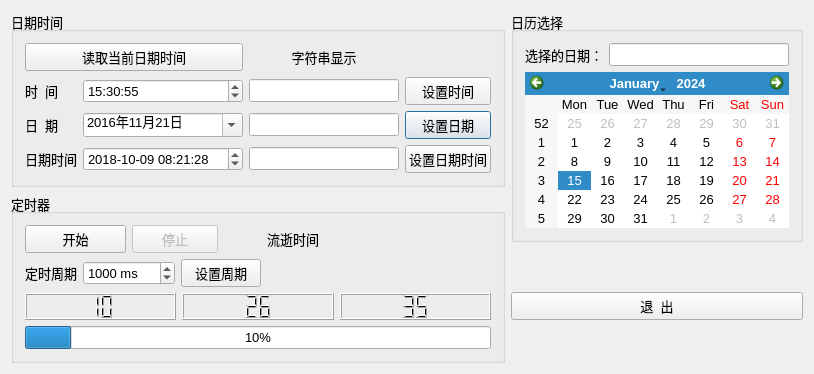
<?xml version="1.0" encoding="UTF-8"?>
<ui version="4.0">
 <class>Dialog</class>
 <widget class="QDialog" name="Dialog">
  <property name="geometry">
   <rect>
    <x>0</x>
    <y>0</y>
    <width>788</width>
    <height>374</height>
   </rect>
  </property>
  <property name="font">
   <font>
    <pointsize>10</pointsize>
   </font>
  </property>
  <property name="windowTitle">
   <string>日期时间，定时器</string>
  </property>
  <layout class="QHBoxLayout" name="horizontalLayout_2">
   <item>
    <layout class="QVBoxLayout" name="verticalLayout_3">
     <item>
      <widget class="QGroupBox" name="groupBox_2">
       <property name="title">
        <string>日期时间</string>
       </property>
       <layout class="QGridLayout" name="gridLayout">
        <item row="2" column="0">
         <widget class="QLabel" name="label_2">
          <property name="text">
           <string>日  期</string>
          </property>
         </widget>
        </item>
        <item row="1" column="1">
         <widget class="QTimeEdit" name="timeEdit">
          <property name="displayFormat">
           <string>HH:mm:ss</string>
          </property>
          <property name="calendarPopup">
           <bool>true</bool>
          </property>
          <property name="time">
           <time>
            <hour>15</hour>
            <minute>30</minute>
            <second>55</second>
           </time>
          </property>
         </widget>
        </item>
        <item row="3" column="0">
         <widget class="QLabel" name="label_3">
          <property name="text">
           <string>日期时间</string>
          </property>
         </widget>
        </item>
        <item row="2" column="4">
         <widget class="QPushButton" name="btnSetDate">
          <property name="text">
           <string>设置日期</string>
          </property>
         </widget>
        </item>
        <item row="3" column="4">
         <widget class="QPushButton" name="btnSetDateTime">
          <property name="text">
           <string>设置日期时间</string>
          </property>
         </widget>
        </item>
        <item row="1" column="0">
         <widget class="QLabel" name="label">
          <property name="text">
           <string>时  间</string>
          </property>
         </widget>
        </item>
        <item row="2" column="1">
         <widget class="QDateEdit" name="dateEdit">
          <property name="currentSection">
           <enum>QDateTimeEdit::YearSection</enum>
          </property>
          <property name="displayFormat">
           <string>yyyy年M月d日</string>
          </property>
          <property name="calendarPopup">
           <bool>true</bool>
          </property>
          <property name="currentSectionIndex">
           <number>0</number>
          </property>
          <property name="date">
           <date>
            <year>2016</year>
            <month>11</month>
            <day>21</day>
           </date>
          </property>
         </widget>
        </item>
        <item row="1" column="4">
         <widget class="QPushButton" name="btnSetTime">
          <property name="text">
           <string>设置时间</string>
          </property>
         </widget>
        </item>
        <item row="1" column="3">
         <widget class="QLineEdit" name="editTime"/>
        </item>
        <item row="2" column="3">
         <widget class="QLineEdit" name="editDate"/>
        </item>
        <item row="0" column="0" colspan="2">
         <widget class="QPushButton" name="btnGetTime">
          <property name="text">
           <string>读取当前日期时间</string>
          </property>
         </widget>
        </item>
        <item row="2" column="2">
         <spacer name="horizontalSpacer_2">
          <property name="orientation">
           <enum>Qt::Horizontal</enum>
          </property>
          <property name="sizeHint" stdset="0">
           <size>
            <width>40</width>
            <height>20</height>
           </size>
          </property>
         </spacer>
        </item>
        <item row="3" column="3">
         <widget class="QLineEdit" name="editDateTime">
          <property name="minimumSize">
           <size>
            <width>150</width>
            <height>0</height>
           </size>
          </property>
         </widget>
        </item>
        <item row="3" column="1">
         <widget class="QDateTimeEdit" name="dateTimeEdit">
          <property name="minimumSize">
           <size>
            <width>160</width>
            <height>0</height>
           </size>
          </property>
          <property name="dateTime">
           <datetime>
            <hour>8</hour>
            <minute>21</minute>
            <second>28</second>
            <year>2018</year>
            <month>10</month>
            <day>9</day>
           </datetime>
          </property>
          <property name="date">
           <date>
            <year>2018</year>
            <month>10</month>
            <day>9</day>
           </date>
          </property>
          <property name="time">
           <time>
            <hour>8</hour>
            <minute>21</minute>
            <second>28</second>
           </time>
          </property>
          <property name="maximumDateTime">
           <datetime>
            <hour>23</hour>
            <minute>59</minute>
            <second>59</second>
            <year>3000</year>
            <month>12</month>
            <day>31</day>
           </datetime>
          </property>
          <property name="minimumDateTime">
           <datetime>
            <hour>0</hour>
            <minute>0</minute>
            <second>0</second>
            <year>1763</year>
            <month>9</month>
            <day>14</day>
           </datetime>
          </property>
          <property name="minimumDate">
           <date>
            <year>1763</year>
            <month>9</month>
            <day>14</day>
           </date>
          </property>
          <property name="currentSection">
           <enum>QDateTimeEdit::YearSection</enum>
          </property>
          <property name="displayFormat">
           <string>yyyy-MM-dd HH:mm:ss</string>
          </property>
          <property name="calendarPopup">
           <bool>false</bool>
          </property>
          <property name="currentSectionIndex">
           <number>0</number>
          </property>
          <property name="timeSpec">
           <enum>Qt::LocalTime</enum>
          </property>
         </widget>
        </item>
        <item row="0" column="3">
         <widget class="QLabel" name="LabDateTime">
          <property name="text">
           <string>字符串显示</string>
          </property>
          <property name="alignment">
           <set>Qt::AlignCenter</set>
          </property>
         </widget>
        </item>
       </layout>
      </widget>
     </item>
     <item>
      <widget class="QGroupBox" name="groupBox">
       <property name="title">
        <string>定时器</string>
       </property>
       <layout class="QVBoxLayout" name="verticalLayout">
        <item>
         <layout class="QGridLayout" name="gridLayout_2">
          <item row="0" column="0" colspan="2">
           <widget class="QPushButton" name="btnStart">
            <property name="text">
             <string>开始</string>
            </property>
           </widget>
          </item>
          <item row="0" column="2" colspan="2">
           <widget class="QPushButton" name="btnStop">
            <property name="enabled">
             <bool>false</bool>
            </property>
            <property name="text">
             <string>停止</string>
            </property>
           </widget>
          </item>
          <item row="1" column="0">
           <widget class="QLabel" name="label_4">
            <property name="text">
             <string>定时周期</string>
            </property>
           </widget>
          </item>
          <item row="1" column="1" colspan="2">
           <widget class="QSpinBox" name="spinBoxIntv">
            <property name="suffix">
             <string> ms</string>
            </property>
            <property name="maximum">
             <number>999999</number>
            </property>
            <property name="value">
             <number>1000</number>
            </property>
           </widget>
          </item>
          <item row="1" column="3" colspan="2">
           <widget class="QPushButton" name="btnSetIntv">
            <property name="text">
             <string>设置周期</string>
            </property>
           </widget>
          </item>
          <item row="1" column="5">
           <spacer name="horizontalSpacer">
            <property name="orientation">
             <enum>Qt::Horizontal</enum>
            </property>
            <property name="sizeHint" stdset="0">
             <size>
              <width>40</width>
              <height>20</height>
             </size>
            </property>
           </spacer>
          </item>
          <item row="0" column="5">
           <widget class="QLabel" name="LabElapsTime">
            <property name="text">
             <string>流逝时间</string>
            </property>
           </widget>
          </item>
         </layout>
        </item>
        <item>
         <layout class="QHBoxLayout" name="horizontalLayout">
          <item>
           <widget class="QLCDNumber" name="LCDHour">
            <property name="smallDecimalPoint">
             <bool>false</bool>
            </property>
            <property name="digitCount">
             <number>2</number>
            </property>
            <property name="value" stdset="0">
             <double>10.000000000000000</double>
            </property>
            <property name="intValue" stdset="0">
             <number>10</number>
            </property>
           </widget>
          </item>
          <item>
           <widget class="QLCDNumber" name="LCDMin">
            <property name="digitCount">
             <number>2</number>
            </property>
            <property name="intValue" stdset="0">
             <number>26</number>
            </property>
           </widget>
          </item>
          <item>
           <widget class="QLCDNumber" name="LCDSec">
            <property name="digitCount">
             <number>2</number>
            </property>
            <property name="intValue" stdset="0">
             <number>35</number>
            </property>
           </widget>
          </item>
         </layout>
        </item>
        <item>
         <widget class="QProgressBar" name="progressBar">
          <property name="value">
           <number>10</number>
          </property>
          <property name="textVisible">
           <bool>true</bool>
          </property>
         </widget>
        </item>
       </layout>
      </widget>
     </item>
    </layout>
   </item>
   <item>
    <layout class="QVBoxLayout" name="verticalLayout_2">
     <item>
      <widget class="QGroupBox" name="groupBox_3">
       <property name="title">
        <string>日历选择</string>
       </property>
       <layout class="QGridLayout" name="gridLayout_3">
        <item row="0" column="1">
         <widget class="QLineEdit" name="editCalendar"/>
        </item>
        <item row="1" column="0" colspan="2">
         <widget class="QCalendarWidget" name="calendarWidget">
          <property name="gridVisible">
           <bool>false</bool>
          </property>
         </widget>
        </item>
        <item row="0" column="0">
         <widget class="QLabel" name="label_5">
          <property name="text">
           <string>选择的日期：</string>
          </property>
         </widget>
        </item>
       </layout>
      </widget>
     </item>
     <item>
      <spacer name="verticalSpacer">
       <property name="orientation">
        <enum>Qt::Vertical</enum>
       </property>
       <property name="sizeHint" stdset="0">
        <size>
         <width>20</width>
         <height>40</height>
        </size>
       </property>
      </spacer>
     </item>
     <item>
      <widget class="QPushButton" name="btnClose">
       <property name="text">
        <string>退  出</string>
       </property>
      </widget>
     </item>
     <item>
      <spacer name="verticalSpacer_2">
       <property name="orientation">
        <enum>Qt::Vertical</enum>
       </property>
       <property name="sizeHint" stdset="0">
        <size>
         <width>20</width>
         <height>40</height>
        </size>
       </property>
      </spacer>
     </item>
    </layout>
   </item>
  </layout>
 </widget>
 <layoutdefault spacing="6" margin="11"/>
 <resources/>
 <connections>
  <connection>
   <sender>btnClose</sender>
   <signal>clicked()</signal>
   <receiver>Dialog</receiver>
   <slot>close()</slot>
   <hints>
    <hint type="sourcelabel">
     <x>650</x>
     <y>338</y>
    </hint>
    <hint type="destinationlabel">
     <x>397</x>
     <y>206</y>
    </hint>
   </hints>
  </connection>
 </connections>
</ui>
